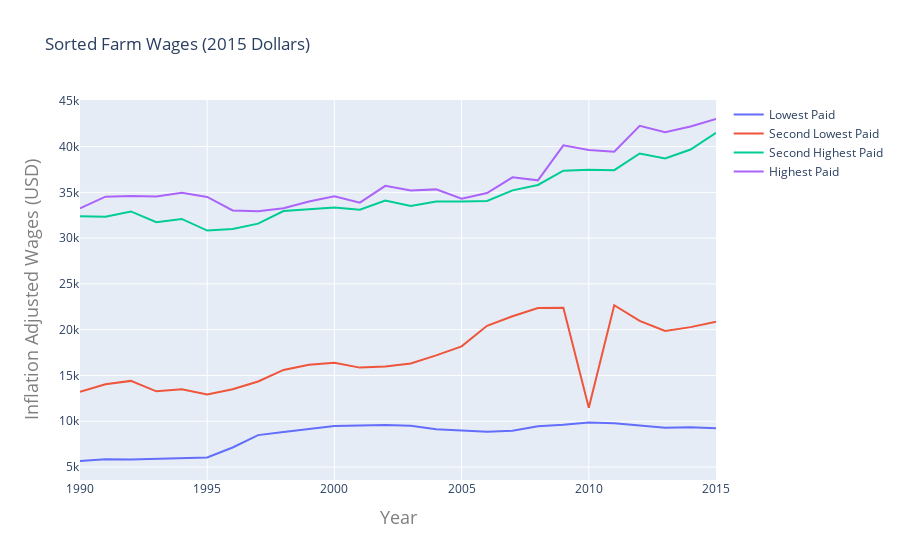

Write notebook code for a chart like this one.
### Markdown cell above
Où dans le tableau ci-dessus, nous pouvons voir les travailleurs les plus hauts et les plus bas (et tout entre les deux) chaque année.

---
### Essaye le
- La cellule ci-dessus imprime les états les mieux payés chaque année. Pour afficher les états les moins bien payés, essayez ce qui suit:
    1. Dans la cellule ci-dessus, trouvez la ligne qui affiche les états les mieux payés
    ```python
     crops_df[columns_to_see].groupby('year').nth(-1)
    ```
    et le changer pour
    ```python
    crops_df[columns_to_see].groupby('year').nth(0)
    ```
    pour imprimer les états les moins payés. Dans ce cas, le `-1` spécifie le dernier élément de la liste,` -2` spécifierait le deuxième dernier élément, etc.
    
    2. Changez la même ligne pour
   ```python
       crops_df[columns_to_see].groupby('year').nth(1)
    ```
    voir le deuxième état le moins bien payé
    
    3. Quel État a réalisé le deuxième salaire le plus élevé en 2014?
    
---

## Créer un autre type de tracé interactif
Cela pourrait être plus intéressant de le voir résumé dans un graphique qui inclut également l'interactivité de la souris en vol stationnaire afin que nous puissions obtenir plus d'informations à ce sujet. Ceci est résumé ci-dessous.

### Code cell
plot_df = crops_df[columns_to_see].groupby('year').nth(-1)

# Here is an example of how a plot which hover labels is made 
traces = []
# Here we put out the names of the traces we want to put on the graph
names = ["Lowest Paid", "Second Lowest Paid", "Second Highest Paid", "Highest Paid"]

# These numbers represent the lowest, second lowest, second highest and highest paid
# farmers from the plot_df with the grouping that we saw eariler. 

for j, i in enumerate([0,1,-2,-1]):
    plot_df = crops_df[columns_to_see].groupby('year').nth(i) 
    
    # Here we're adding a trace onto the end of our data frame
    # where index is the year 
    traces.append(go.Scatter(
      x=plot_df.index,
      y=plot_df.inflation_adj,
      text = plot_df.area_title,
      name = names[j]
    ))

# Here we're formatting axis labels
layout = go.Layout(
    title='Sorted Farm Wages (2015 Dollars)',
    xaxis=dict(
        title='Year',
        titlefont=dict(
            size=18,
            color='#7f7f7f'
        )
    ),
    yaxis=dict(
        title='Inflation Adjusted Wages (USD)',
        titlefont=dict(
            size=18,
            color='#7f7f7f'
        )
    )
)

fig = go.Figure(data=(traces), layout=layout)
    
iplot(fig)

### Figure 1 — Plotly figure (JSON) as saved in the notebook; plotly's stock layout.template omitted (floating-point values rounded to 4 significant figures)
{"data": [{"name": "Lowest Paid", "text": ["Puerto Rico -- Statewide", "Puerto Rico -- Statewide", "Puerto Rico -- Statewide", "Puerto Rico -- Statewide", "Puerto Rico -- Statewide", "Puerto Rico -- Statewide", "Puerto Rico -- Statewide", "Puerto Rico -- Statewide", "Puerto Rico -- Statewide", "Puerto Rico -- Statewide", "Puerto Rico -- Statewide", "Puerto Rico -- Statewide", "Puerto Rico -- Statewide", "Puerto Rico -- Statewide", "Puerto Rico -- Statewide", "Puerto Rico -- Statewide", "Puerto Rico -- Statewide", "Puerto Rico -- Statewide", "Puerto Rico -- Statewide", "Puerto Rico -- Statewide", "Puerto Rico -- Statewide", "Puerto Rico -- Statewide", "Puerto Rico -- Statewide", "Puerto Rico -- Statewide", "Puerto Rico -- Statewide", "Puerto Rico -- Statewide"], "type": "scatter", "x": [1990, 1991, 1992, 1993, 1994, 1995, 1996, 1997, 1998, 1999, 2000, 2001, 2002, 2003, 2004, 2005, 2006, 2007, 2008, 2009, 2010, 2011, 2012, 2013, 2014, 2015], "y": [5662.0, 5845.0, 5820.0, 5905.0, 5976.0, 6043.0, 7137.0, 8488.0, 8821.0, 9141.0, 9478.0, 9534.0, 9604.0, 9522.0, 9138.0, 8988.0, 8861.0, 8967.0, 9457.0, 9631.0, 9871.0, 9784.0, 9505.0, 9299.0, 9348.0, 9235.0]}, {"name": "Second Lowest Paid", "text": ["New Mexico -- Statewide", "New Mexico -- Statewide", "New Mexico -- Statewide", "New Mexico -- Statewide", "New Mexico -- Statewide", "New Mexico -- Statewide", "New Mexico -- Statewide", "New Mexico -- Statewide", "New Mexico -- Statewide", "New Mexico -- Statewide", "New Mexico -- Statewide", "New Mexico -- Statewide", "New Mexico -- Statewide", "New Mexico -- Statewide", "New Mexico -- Statewide", "New Mexico -- Statewide", "New Mexico -- Statewide", "New Mexico -- Statewide", "New Mexico -- Statewide", "Florida -- Statewide", "Virgin Islands -- Statewide", "Washington -- Statewide", "Alaska -- Statewide", "Alaska -- Statewide", "Alaska -- Statewide", "Alaska -- Statewide"], "type": "scatter", "x": [1990, 1991, 1992, 1993, 1994, 1995, 1996, 1997, 1998, 1999, 2000, 2001, 2002, 2003, 2004, 2005, 2006, 2007, 2008, 2009, 2010, 2011, 2012, 2013, 2014, 2015], "y": [13210.0, 14040.0, 14410.0, 13270.0, 13490.0, 12940.0, 13490.0, 14340.0, 15610.0, 16180.0, 16380.0, 15860.0, 15980.0, 16310.0, 17200.0, 18180.0, 20430.0, 21470.0, 22370.0, 22400.0, 11470.0, 22670.0, 20960.0, 19850.0, 20280.0, 20880.0]}, {"name": "Second Highest Paid", "text": ["Massachusetts -- Statewide", "Massachusetts -- Statewide", "Massachusetts -- Statewide", "Massachusetts -- Statewide", "Massachusetts -- Statewide", "Massachusetts -- Statewide", "Connecticut -- Statewide", "Illinois -- Statewide", "Illinois -- Statewide", "Hawaii -- Statewide", "Hawaii -- Statewide", "Kansas -- Statewide", "Illinois -- Statewide", "North Dakota -- Statewide", "Illinois -- Statewide", "North Dakota -- Statewide", "Maryland -- Statewide", "Delaware -- Statewide", "Iowa -- Statewide", "Iowa -- Statewide", "South Dakota -- Statewide", "South Dakota -- Statewide", "South Dakota -- Statewide", "South Dakota -- Statewide", "Nevada -- Statewide", "Nevada -- Statewide"], "type": "scatter", "x": [1990, 1991, 1992, 1993, 1994, 1995, 1996, 1997, 1998, 1999, 2000, 2001, 2002, 2003, 2004, 2005, 2006, 2007, 2008, 2009, 2010, 2011, 2012, 2013, 2014, 2015], "y": [32390.0, 32350.0, 32920.0, 31730.0, 32100.0, 30820.0, 31000.0, 31590.0, 32970.0, 33140.0, 33330.0, 33100.0, 34100.0, 33520.0, 34010.0, 33990.0, 34050.0, 35220.0, 35810.0, 37360.0, 37460.0, 37420.0, 39240.0, 38710.0, 39680.0, 41500.0]}, {"name": "Highest Paid", "text": ["Hawaii -- Statewide", "Hawaii -- Statewide", "Hawaii -- Statewide", "Hawaii -- Statewide", "Hawaii -- Statewide", "Hawaii -- Statewide", "Hawaii -- Statewide", "Hawaii -- Statewide", "Hawaii -- Statewide", "Illinois -- Statewide", "Illinois -- Statewide", "Illinois -- Statewide", "North Dakota -- Statewide", "Missouri -- Statewide", "North Dakota -- Statewide", "Illinois -- Statewide", "Delaware -- Statewide", "South Dakota -- Statewide", "North Dakota -- Statewide", "North Dakota -- Statewide", "North Dakota -- Statewide", "North Dakota -- Statewide", "North Dakota -- Statewide", "North Dakota -- Statewide", "North Dakota -- Statewide", "North Dakota -- Statewide"], "type": "scatter", "x": [1990, 1991, 1992, 1993, 1994, 1995, 1996, 1997, 1998, 1999, 2000, 2001, 2002, 2003, 2004, 2005, 2006, 2007, 2008, 2009, 2010, 2011, 2012, 2013, 2014, 2015], "y": [33240.0, 34530.0, 34610.0, 34560.0, 34950.0, 34500.0, 33030.0, 32940.0, 33270.0, 33990.0, 34570.0, 33870.0, 35720.0, 35210.0, 35330.0, 34300.0, 34930.0, 36640.0, 36310.0, 40130.0, 39630.0, 39430.0, 42270.0, 41560.0, 42200.0, 43010.0]}], "layout": {"autosize": true, "title": {"text": "Sorted Farm Wages (2015 Dollars)"}, "xaxis": {"autorange": true, "range": [1990, 2015], "title": {"font": {"color": "#7f7f7f", "size": 18}, "text": "Year"}, "type": "linear"}, "yaxis": {"autorange": true, "range": [3587.0, 45090.0], "title": {"font": {"color": "#7f7f7f", "size": 18}, "text": "Inflation Adjusted Wages (USD)"}, "type": "linear"}}}
